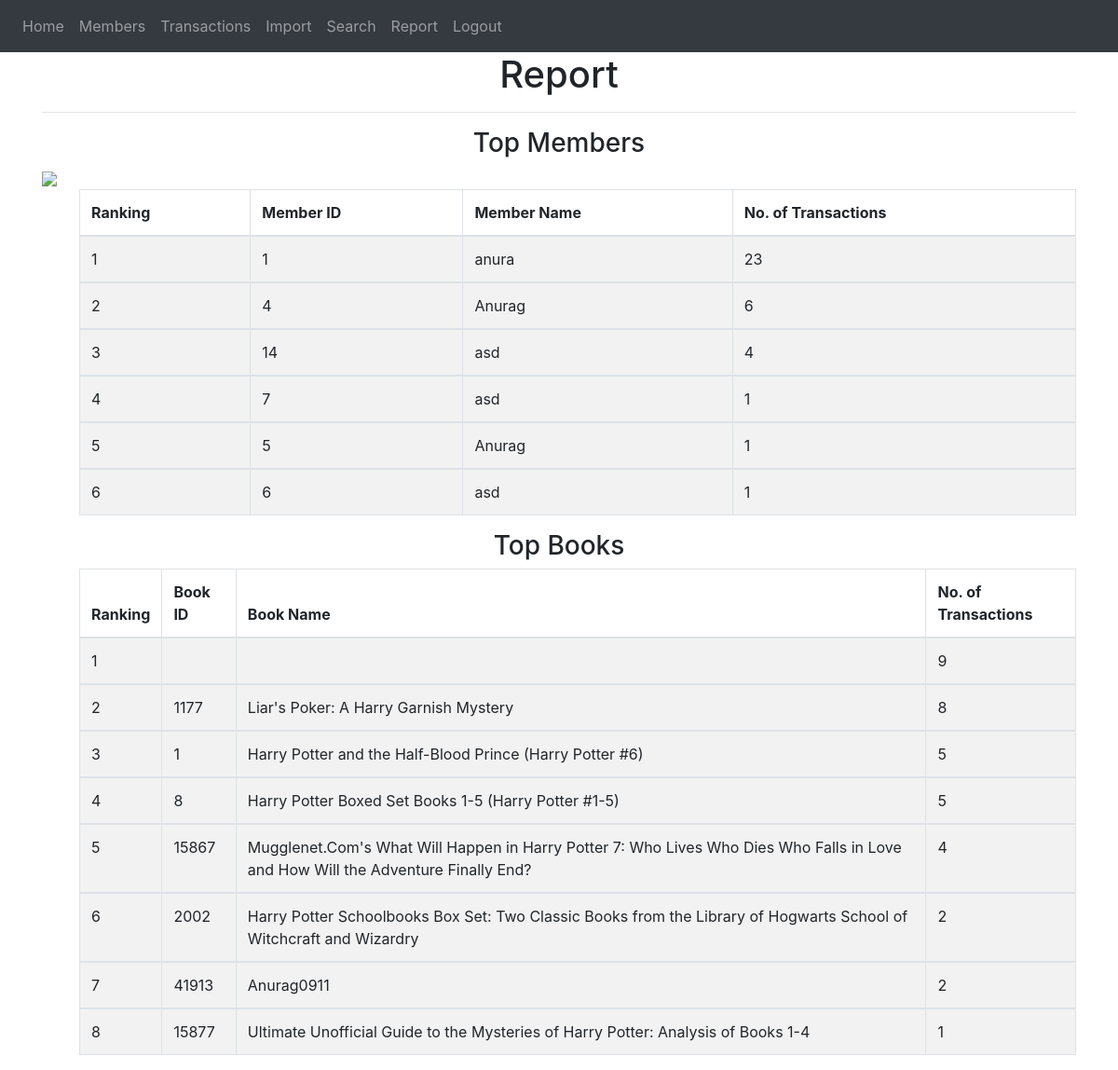
/report (signed in), run on the app's committed database.
### manager/models.py (models this page shows)
class Members(db.Model):
    memID = db.Column(db.Integer, primary_key=True)
    name = db.Column(db.String(150))
    phone = db.Column(db.String(150))
    email = db.Column(db.String(150))
    fine = db.Column(db.String(150))
    date = db.Column(db.DateTime(timezone=True), default=func.now())
    user_id = db.Column(db.Integer, db.ForeignKey(user))
    trans = db.relationship('Trans', backref='transfor')

class Books(db.Model):
    bookID = db.Column(db.Integer, primary_key=True)
    title = db.Column(db.String(150))
    authors = db.Column(db.String(150))
    isbn = db.Column(db.String(150))
    publisher = db.Column(db.String(150))
    num_pages = db.Column(db.String(150))
    stock = db.Column(db.String(150))
    data = db.Column(db.String(10000))
    date = db.Column(db.DateTime(timezone=True), default=func.now())
    user_id = db.Column(db.Integer, db.ForeignKey(user))
    trans = db.relationship('Trans', backref='transby')

### manager/operations.py (the view)
@operations.route('/report', methods=['GET', 'POST'])
@login_required
def report():
    trans = Trans.query.all()
    memfreq = {}
    bookfreq = {}
    for tran in trans:
        mem = Members.query.filter_by(memID = tran.mem_id).first()
        book = Books.query.filter_by(bookID = tran.book_id).first()
        if mem in memfreq:
            memfreq[mem] += 1
        else:
            memfreq[mem] = 1
        if book in bookfreq:
            bookfreq[book] += 1
        else:
            bookfreq[book] = 1
    topmem = Counter(memfreq).most_common(10)
    topbook = Counter(bookfreq).most_common(10)
    return render_template("report.html", user=current_user,topmem=topmem,topbook=topbook)

### manager/__init__.py (called while the page is built)
def create_app():
    app = Flask(__name__)
    app.config['SECRET_KEY'] = 'secretkey'
    app.config['SQLALCHEMY_DATABASE_URI'] = f'sqlite:///{DB_NAME}'
    db.init_app(app)
    from .views import views
    from .operations import operations
    from .auth import auth
    app.register_blueprint(views, url_prefix='/')
    app.register_blueprint(operations, url_prefix='/')
    app.register_blueprint(auth, url_prefix='/')
    from .models import User, Books, Trans, Members
    create_database(app)
    login_manager = LoginManager()
    login_manager.login_view = 'auth.login'
    login_manager.init_app(app)
    @login_manager.user_loader
    def load_user(id):
        return User.query.get(int(id))
    return app

### manager/templates/report.html (shortened to what this page needs)
{% extends "base.html" %} {% block title %}Home{% endblock %} {% block content %}
<h1 align="center">Report</h1>
<hr>
<h3 align="center">Top Members</h3>
<img src='my_plot.png'>
<ul>
  <table class="table table-striped table-bordered">
    <thead>
      <tr>
        <th>Ranking</th>
        <th>Member ID</th>
        <th>Member Name</th>
        <th>No. of Transactions</th>
      </tr>
    </thead>
    {% for mem in topmem %}
    <tbody>
      <tr>
        <td>{{ topmem.index(mem)+1 }}</td>
        <td>{{ mem[0].memID }}</td>
        <td>{{ mem[0].name }}</td>
        <td>{{ mem[1] }}</td>
      </tr>
    </tbody>
    {% endfor %}
  </table>
</ul>
<h3 align="center">Top Books</h3>
<ul id="books">
  <table class="table table-striped table-bordered">
    <thead>
      <tr>
        <th>Ranking</th>
        <th>Book ID</th>
        <th>Book Name</th>
        <th>No. of Transactions</th>
      </tr>
    </thead>
    {% for book in topbook %}
    <tbody>
      <tr>
        <td>{{ topbook.index(book)+1 }}</td>
        <td>{{ book[0].bookID }}</td>
        <td>{{ book[0].title }}</td>
        <td>{{ book[1] }}</td>
      </tr>
    </tbody>
    {% endfor %}
  </table>
</ul>
{% endblock %}

### data on the page
Members: topmem "1", memID "1", name "anura", mem "23"
Members: topmem "2", memID "4", name "Anurag", mem "6"
Members: topmem "3", memID "14", name "asd", mem "4"
Members: topmem "4", memID "7", name "asd", user "1"
Members: topmem.index(mem)+1 "5", memID "5", name "Anurag", user "1"
Members: topmem.index(mem)+1 "6", memID "6", name "asd", user "1"
Books: topbook "2", bookID "1177", title "Liar's Poker: A Harry Garnish Mystery", book "8"
Books: topbook "3", bookID "1", title "Harry Potter and the Half-Blood Prince (Harry Potter #6)", book "5"
Books: topbook "4", bookID "8", title "Harry Potter Boxed Set Books 1-5 (Harry Potter #1-5)", book "5"
Books: topbook "5", bookID "15867", title "Mugglenet.Com's What Will Happen in Harry Potter 7: Who Lives Who Dies Who Falls in Love and How Will the Adventure Finally End?", book "4"
Books: topbook "6", bookID "2002", title "Harry Potter Schoolbooks Box Set: Two Classic Books from the Library of Hogwarts School of Witchcraft and Wizardry", book "2"
Books: topbook "7", bookID "41913", title "Anurag0911", book "2"
Books: topbook "8", bookID "15877", title "Ultimate Unofficial Guide to the Mysteries of Harry Potter: Analysis of Books 1-4", user "1"

### other printed values
{{ topbook.index(book)+1 }} "1"
{{ book[1] }} "9"
